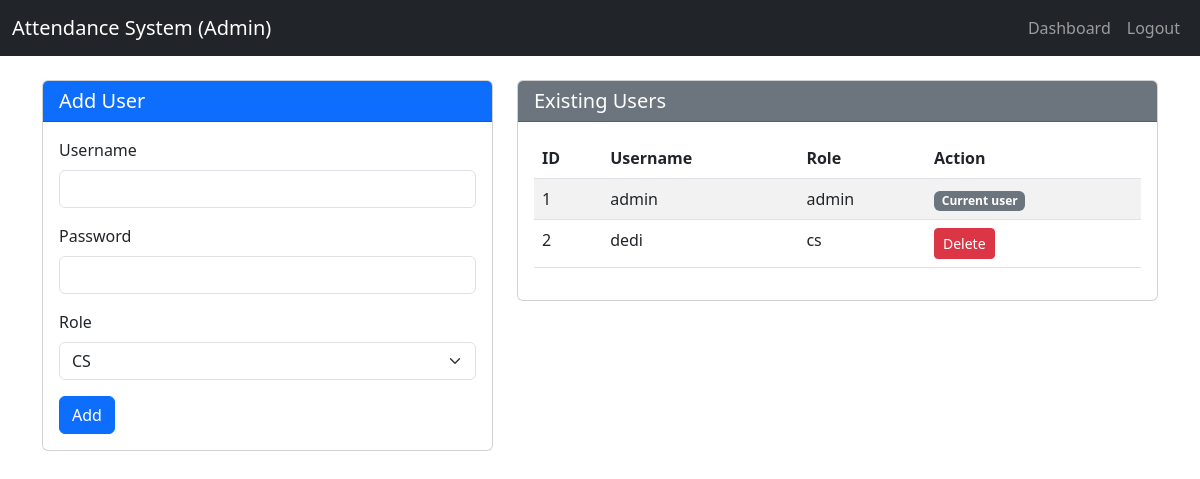
The app's page /users (signed in) with its own data.
### tables this page shows
CREATE TABLE users (
                    id INTEGER PRIMARY KEY AUTOINCREMENT,
                    username TEXT UNIQUE NOT NULL,
                    password TEXT NOT NULL,
                    role TEXT NOT NULL,
                    default_shift TEXT DEFAULT 'auto'
                );

### app.py (the view, shortened to what this page needs)
@app.route('/users', methods=['GET', 'POST'])
@login_required
@admin_required
def users():
    try:
        user_list = query_db('SELECT id, username, role, default_shift FROM users ORDER BY id')
        return render_template('users.html', users=user_list)
    except Exception as e:
        app.logger.error(f"Error in users route: {str(e)}")
        flash('An error occurred.', 'danger')
        return redirect(url_for('dashboard'))

### app.py (called while the page is built)
def get_db():
    if DATABASE_URL and DATABASE_URL.startswith('postgres'):
        if not hasattr(g, '_database'):
            g._database = psycopg2.connect(DATABASE_URL, cursor_factory=RealDictCursor)
        return g._database
    else:
        db = getattr(g, '_database', None)
        if db is None:
            db = g._database = sqlite3.connect('attendance.db')
            db.row_factory = sqlite3.Row
        return db

@app.teardown_appcontext
def close_connection(exception):
    db = getattr(g, '_database', None)
    if db is not None:
        db.close()

def query_db(query, args=(), one=False):
    try:
        conn = get_db()
        if DATABASE_URL and DATABASE_URL.startswith('postgres'):
            cur = conn.cursor()
            cur.execute(query.replace('?', '%s'), args)
            rv = cur.fetchall()
            cur.close()
            return (rv[0] if rv else None) if one else rv
        else:
            cur = conn.execute(query, args)
            rv = cur.fetchall()
            cur.close()
            return (rv[0] if rv else None) if one else rv
    except Exception as e:
        app.logger.error(f"Database query error: {str(e)}")
        raise

def login_required(f):
    @wraps(f)
    def decorated_function(*args, **kwargs):
        if 'user_id' not in session:
            flash('Please log in first.', 'warning')
            return redirect(url_for('login'))
        return f(*args, **kwargs)
    return decorated_function

def admin_required(f):
    @wraps(f)
    def decorated_function(*args, **kwargs):
        if session.get('role') != 'admin':
            flash('Admin access required.', 'danger')
            return redirect(url_for('dashboard'))
        return f(*args, **kwargs)
    return decorated_function

### templates/users.html (shortened to what this page needs)
<!DOCTYPE html>
<html lang="en">
<head>
    <link href="https://cdn.jsdelivr.net/npm/bootstrap@5.3.0/dist/css/bootstrap.min.css" rel="stylesheet">
    <link rel="stylesheet" href="{{ url_for('static', filename='style.css') }}">
</head>
<body>
    <nav class="navbar navbar-expand-lg navbar-dark bg-dark">
        <div class="container-fluid">
            <a class="navbar-brand" href="#">Attendance System (Admin)</a>
            <div class="collapse navbar-collapse">
                <ul class="navbar-nav ms-auto">
                    <li class="nav-item"><a class="nav-link" href="{{ url_for('dashboard') }}">Dashboard</a></li>
                    <li class="nav-item"><a class="nav-link" href="{{ url_for('logout') }}">Logout</a></li>
                </ul>
            </div>
        </div>
    </nav>
    <div class="container mt-4">
        <div class="row">
            <div class="col-md-5">
                <div class="card">
                    <div class="card-header bg-primary text-white">
                        <h5 class="mb-0">Add User</h5>
                    </div>
                    <div class="card-body">
                        <form method="post">
                            <div class="mb-3">
                                <label for="username" class="form-label">Username</label>
                                <input type="text" class="form-control" id="username" name="username" required>
                            </div>
                            <div class="mb-3">
                                <label for="password" class="form-label">Password</label>
                                <input type="password" class="form-control" id="password" name="password" required>
                            </div>
                            <div class="mb-3">
                                <label for="role" class="form-label">Role</label>
                                <select class="form-select" id="role" name="role">
                                    <option value="cs">CS</option>
                                </select>
                            </div>
                            <button type="submit" class="btn btn-primary">Add</button>
                        </form>
                    </div>
                </div>
            </div>
            <div class="col-md-7">
                <div class="card">
                    <div class="card-header bg-secondary text-white">
                        <h5 class="mb-0">Existing Users</h5>
                    </div>
                    <div class="card-body">
                        <div class="table-responsive">
                            <table class="table table-striped">
                                <thead>
                                    <tr>
                                        <th>ID</th>
                                        <th>Username</th>
                                        <th>Role</th>
                                        <th>Action</th>
                                    </tr>
                                </thead>
                                <tbody>
                                    {% for user in users %}
                                    <tr>
                                        <td>{{ user.id }}</td>
                                        <td>{{ user.username }}</td>
                                        <td>{{ user.role }}</td>
                                        <td>
                                            {% if user.id != session.user_id %}
                                                <a href="{{ url_for('delete_user', user_id=user.id) }}" class="btn btn-sm btn-danger" onclick="return confirm('Delete user {{ user.username }}?')">Delete</a>
                                            {% else %}
                                                <span class="badge bg-secondary">Current user</span>
                                            {% endif %}
                                        </td>
                                    </tr>
                                    {% endfor %}
                                </tbody>
                            </table>
                        </div>
                    </div>
                </div>
            </div>
        </div>
    </div>
</body>
</html>

### static/style.css (style rules this page uses)
.table-responsive { overflow-x: auto; }

### records on screen
users: id "1", username "admin", role "admin", shows "Current user"
users: id "2", username "dedi", role "cs"
